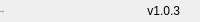
              <widget class="QFrame" name="frame_bottom_bar">
               <property name="minimumSize">
                <size>
                 <width>0</width>
                 <height>22</height>
                </size>
               </property>
               <property name="maximumSize">
                <size>
                 <width>16777215</width>
                 <height>22</height>
                </size>
               </property>
               <property name="frameShape">
                <enum>QFrame::NoFrame</enum>
               </property>
               <property name="frameShadow">
                <enum>QFrame::Raised</enum>
               </property>
               <layout class="QHBoxLayout" name="horizontalLayout_5">
                <property name="spacing">
                 <number>0</number>
                </property>
                <property name="leftMargin">
                 <number>0</number>
                </property>
                <property name="topMargin">
                 <number>0</number>
                </property>
                <property name="rightMargin">
                 <number>0</number>
                </property>
                <property name="bottomMargin">
                 <number>0</number>
                </property>
                <item>
                 <widget class="QLabel" name="creditsLabel">
                  <property name="maximumSize">
                   <size>
                    <width>16777215</width>
                    <height>16</height>
                   </size>
                  </property>
                  <property name="font">
                   <font>
                    <family>Microsoft YaHei UI</family>
                    <pointsize>-1</pointsize>
                    <italic>false</italic>
                    <bold>false</bold>
                   </font>
                  </property>
                  <property name="text">
                   <string>By: 小菜</string>
                  </property>
                  <property name="alignment">
                   <set>Qt::AlignLeading|Qt::AlignLeft|Qt::AlignVCenter</set>
                  </property>
                 </widget>
                </item>
                <item>
                 <widget class="QLabel" name="version">
                  <property name="text">
                   <string>v1.0.3</string>
                  </property>
                  <property name="alignment">
                   <set>Qt::AlignRight|Qt::AlignTrailing|Qt::AlignVCenter</set>
                  </property>
                 </widget>
                </item>
                <item>
                 <widget class="QFrame" name="frame_size_grip">
                  <property name="minimumSize">
                   <size>
                    <width>20</width>
                    <height>0</height>
                   </size>
                  </property>
                  <property name="maximumSize">
                   <size>
                    <width>20</width>
                    <height>16777215</height>
                   </size>
                  </property>
                  <property name="frameShape">
                   <enum>QFrame::NoFrame</enum>
                  </property>
                  <property name="frameShadow">
                   <enum>QFrame::Raised</enum>
                  </property>
                 </widget>
                </item>
               </layout>
              </widget>
